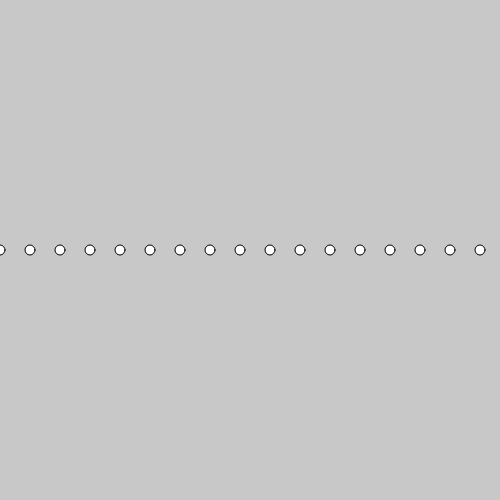
Frame 1 (no input)
Frame 60 (no input): identical to frame 1, image omitted
Frame 120 (the mouse pressed at the canvas centre since frame 60): identical to frame 1, image omitted

The p5.js sketch that drew this single still picture (run headless with seeded random() and noise() and a simulated clock; from frame 60 on, the mouse is pressed at the canvas centre):

// p5.js sketch
// ── sketch.js
function setup() {
  createCanvas(500,500);
}

function draw() {
  background(200);
  fill(255);

  for (var circleX = 0; circleX < width; circleX = circleX + 30) {
    ellipse(circleX, height/2, 10, 10);    
  }

}
